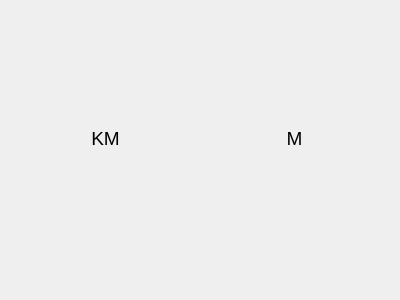
<?xml version="1.0" encoding="UTF-8"?>
<ui version="4.0">
 <class>TrackMarksMetricSelector</class>
 <widget class="QWidget" name="TrackMarksMetricSelector">
  <property name="geometry">
   <rect>
    <x>0</x>
    <y>0</y>
    <width>400</width>
    <height>300</height>
   </rect>
  </property>
  <property name="sizePolicy">
   <sizepolicy hsizetype="Preferred" vsizetype="Minimum">
    <horstretch>0</horstretch>
    <verstretch>0</verstretch>
   </sizepolicy>
  </property>
  <property name="windowTitle">
   <string>Form</string>
  </property>
  <layout class="QHBoxLayout" name="horizontalLayout">
   <item>
    <layout class="QGridLayout" name="gridLayout">
     <property name="leftMargin">
      <number>5</number>
     </property>
     <property name="topMargin">
      <number>5</number>
     </property>
     <property name="rightMargin">
      <number>5</number>
     </property>
     <property name="bottomMargin">
      <number>5</number>
     </property>
     <property name="horizontalSpacing">
      <number>10</number>
     </property>
     <property name="verticalSpacing">
      <number>1</number>
     </property>
     <item row="1" column="0">
      <widget class="SpinBoxNumber" name="kmSpinBox" native="true">
       <property name="sizePolicy">
        <sizepolicy hsizetype="Minimum" vsizetype="Preferred">
         <horstretch>0</horstretch>
         <verstretch>0</verstretch>
        </sizepolicy>
       </property>
       <property name="minimumSize">
        <size>
         <width>0</width>
         <height>40</height>
        </size>
       </property>
       <property name="font">
        <font>
         <pointsize>18</pointsize>
        </font>
       </property>
      </widget>
     </item>
     <item row="0" column="1">
      <widget class="QLabel" name="meter_label">
       <property name="sizePolicy">
        <sizepolicy hsizetype="Preferred" vsizetype="Minimum">
         <horstretch>0</horstretch>
         <verstretch>0</verstretch>
        </sizepolicy>
       </property>
       <property name="minimumSize">
        <size>
         <width>0</width>
         <height>20</height>
        </size>
       </property>
       <property name="font">
        <font>
         <pointsize>14</pointsize>
        </font>
       </property>
       <property name="text">
        <string>M</string>
       </property>
       <property name="alignment">
        <set>Qt::AlignBottom|Qt::AlignHCenter</set>
       </property>
       <property name="margin">
        <number>2</number>
       </property>
      </widget>
     </item>
     <item row="0" column="0">
      <widget class="QLabel" name="km_label">
       <property name="sizePolicy">
        <sizepolicy hsizetype="Preferred" vsizetype="Minimum">
         <horstretch>0</horstretch>
         <verstretch>0</verstretch>
        </sizepolicy>
       </property>
       <property name="minimumSize">
        <size>
         <width>0</width>
         <height>20</height>
        </size>
       </property>
       <property name="font">
        <font>
         <pointsize>14</pointsize>
        </font>
       </property>
       <property name="text">
        <string>KM</string>
       </property>
       <property name="alignment">
        <set>Qt::AlignBottom|Qt::AlignHCenter</set>
       </property>
       <property name="margin">
        <number>2</number>
       </property>
      </widget>
     </item>
     <item row="1" column="1">
      <widget class="SpinBoxNumber" name="mSpinBox" native="true">
       <property name="sizePolicy">
        <sizepolicy hsizetype="Minimum" vsizetype="Preferred">
         <horstretch>0</horstretch>
         <verstretch>0</verstretch>
        </sizepolicy>
       </property>
       <property name="minimumSize">
        <size>
         <width>0</width>
         <height>40</height>
        </size>
       </property>
       <property name="font">
        <font>
         <pointsize>18</pointsize>
        </font>
       </property>
      </widget>
     </item>
    </layout>
   </item>
  </layout>
 </widget>
 <customwidgets>
  <customwidget>
   <class>SpinBoxNumber</class>
   <extends>QWidget</extends>
   <header>spinboxnumber.h</header>
   <container>1</container>
  </customwidget>
 </customwidgets>
 <resources/>
 <connections/>
</ui>
